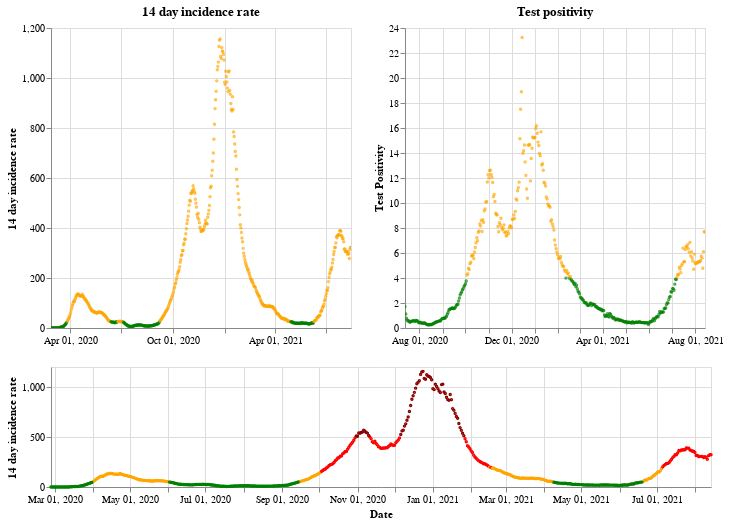

The code cell stored with this chart in its notebook:
### Markdown cell above
## Wales

### Code cell
plot_traffic_light('Wales')

### Figure 1 — Vega-Lite specification as saved in the notebook (floating-point values rounded to 4 significant figures; data arrays with more than 128 entries replaced by an {"elided": "..."} marker saying what was removed)
{"config": {"view": {"continuousWidth": 400, "continuousHeight": 300}}, "vconcat": [{"hconcat": [{"mark": {"type": "point", "size": 2}, "encoding": {"color": {"condition": {"value": "green", "test": "(datum.twoWeeklyCasesRate <= 25)"}, "value": "orange"}, "tooltip": [{"type": "nominal", "field": "areaName"}, {"type": "temporal", "field": "date"}, {"type": "quantitative", "field": "twoWeeklyCasesRate"}, {"type": "quantitative", "field": "testPositivity"}], "x": {"type": "temporal", "axis": {"title": ""}, "field": "date", "scale": {"domain": {"selection": "DateBrush"}}, "timeUnit": "yearmonthdate"}, "y": {"type": "quantitative", "axis": {"title": "14 day incidence rate"}, "field": "twoWeeklyCasesRate"}}, "title": "14 day incidence rate", "width": 300}, {"mark": {"type": "point", "size": 2}, "encoding": {"color": {"condition": {"value": "green", "test": "(datum.testPositivity <= 4)"}, "value": "orange"}, "tooltip": [{"type": "nominal", "field": "areaName"}, {"type": "temporal", "field": "date"}, {"type": "quantitative", "field": "twoWeeklyCasesRate"}, {"type": "quantitative", "field": "testPositivity"}], "x": {"type": "temporal", "axis": {"title": ""}, "field": "date", "scale": {"domain": {"selection": "DateBrush"}}, "timeUnit": "yearmonthdate"}, "y": {"type": "quantitative", "axis": {"title": "Test Positivity"}, "field": "testPositivity"}}, "title": "Test positivity", "width": 300}]}, {"layer": [{"mark": {"type": "point", "size": 2}, "encoding": {"color": {"condition": {"value": "orange", "test": "(((datum.testPositivity < 4) && (datum.twoWeeklyCasesRate >= 50)) && (datum.twoWeeklyCasesRate < 200))"}, "value": "red"}, "opacity": {"condition": {"value": 1, "test": "((datum.twoWeeklyCasesRate >= 50) && (datum.twoWeeklyCasesRate < 500))"}, "value": 0}, "tooltip": [{"type": "nominal", "field": "areaName"}, {"type": "temporal", "field": "date"}, {"type": "quantitative", "field": "twoWeeklyCasesRate"}, {"type": "quantitative", "field": "testPositivity"}], "x": {"type": "temporal", "axis": {"title": "Date"}, "field": "date", "timeUnit": "yearmonthdate"}, "y": {"type": "quantitative", "axis": {"title": "14 day incidence rate"}, "field": "twoWeeklyCasesRate"}}, "selection": {"DateBrush": {"type": "interval", "encodings": ["x"], "fields": ["Time"]}}}, {"mark": {"type": "point", "size": 2}, "encoding": {"color": {"value": "darkred"}, "opacity": {"condition": {"value": 1, "test": "(datum.twoWeeklyCasesRate >= 500)"}, "value": 0}, "tooltip": [{"type": "nominal", "field": "areaName"}, {"type": "temporal", "field": "date"}, {"type": "quantitative", "field": "twoWeeklyCasesRate"}, {"type": "quantitative", "field": "testPositivity"}], "x": {"type": "temporal", "axis": {"title": "Date"}, "field": "date", "timeUnit": "yearmonthdate"}, "y": {"type": "quantitative", "axis": {"title": "14 day incidence rate"}, "field": "twoWeeklyCasesRate"}}}, {"mark": {"type": "point", "size": 2}, "encoding": {"color": {"condition": {"value": "green", "test": "((datum.testPositivity < 4) && (datum.twoWeeklyCasesRate < 50))"}, "value": "orange"}, "opacity": {"condition": {"value": 1, "test": "(datum.twoWeeklyCasesRate < 50)"}, "value": 0}, "tooltip": [{"type": "nominal", "field": "areaName"}, {"type": "temporal", "field": "date"}, {"type": "quantitative", "field": "twoWeeklyCasesRate"}, {"type": "quantitative", "field": "testPositivity"}], "x": {"type": "temporal", "axis": {"title": "Date"}, "field": "date", "timeUnit": "yearmonthdate"}, "y": {"type": "quantitative", "axis": {"title": "14 day incidence rate"}, "field": "twoWeeklyCasesRate"}}}], "height": 120, "width": 660}], "data": {"name": "data-1c31f43201fdba3d121dbd3a0ef1f686"}, "$schema": "https://vega.github.io/schema/vega-lite/v4.8.1.json", "datasets": {"data-1c31f43201fdba3d121dbd3a0ef1f686": {"elided": "535 records"}}}
